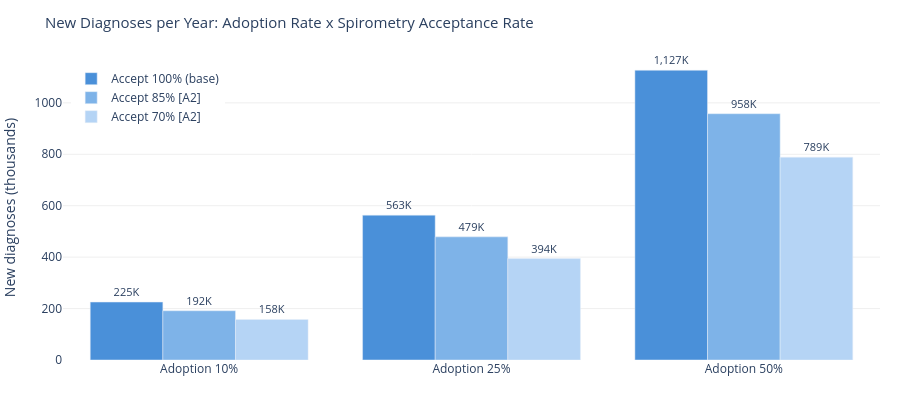

Source (notebook cell):
### Markdown cell above
---
### Section 3c: Sensitivity Analysis

Two parameters carry meaningful real-world uncertainty beyond the model itself:

- **GP adoption rate**: how widely the tool is deployed across primary care
- **Spirometry acceptance rate**: the fraction of flagged patients who actually attend their referral appointment

> **[A2]** No Spain-specific data on spirometry referral compliance is available in the project. The 70% and 85% scenarios are illustrative bounds. A 100% acceptance rate is the current model assumption and represents an upper bound.

Key insight: cost per confirmed diagnosis is invariant to acceptance rate, because TP and FP are reduced proportionally. What changes is total diagnostic yield and total programme cost.

### Code cell
acceptance_rates  = [1.00, 0.85, 0.70]
adoption_rates_sa = [0.10, 0.25, 0.50]
acc_labels = ['100% (base)', '85% [A2]', '70% [A2]']
adp_labels = ['Adoption 10%', 'Adoption 25%', 'Adoption 50%']

col_w = 18
hdr = f"{'Scenario':>{col_w}} | " + " | ".join(f"{l:>{col_w}}" for l in acc_labels)
sep = '-' * len(hdr)

# Grid: new diagnoses per year
print('New Diagnoses per Year')
print(hdr)
print(sep)
for label, ad_rate in zip(adp_labels, adoption_rates_sa):
    base_dx = screening_pop * ad_rate * eff_prev * sens
    cells   = [f"{base_dx * acc:>{col_w},.0f}" for acc in acceptance_rates]
    print(f"{label:>{col_w}} | " + " | ".join(cells))

print()

# Grid: total programme cost (EUR millions)
print('Total Programme Cost (EUR millions)')
print(hdr)
print(sep)
for label, ad_rate in zip(adp_labels, adoption_rates_sa):
    base_refs = screening_pop * ad_rate * (eff_prev * sens + (1 - eff_prev) * (1 - spec))
    cells = [f"EUR {base_refs * acc * p['spirometry_cost_eur'] / 1e6:>{col_w - 4},.1f}M" for acc in acceptance_rates]
    print(f"{label:>{col_w}} | " + " | ".join(cells))

print()
print(f'Cost per new diagnosis: EUR {nncr * p["spirometry_cost_eur"]:,.0f} (invariant to acceptance rate)')

# Grouped bar: new diagnoses by scenario
bar_colors = ['#4A90D9', '#7EB3E8', '#B5D4F5']
fig_sa = go.Figure()
for acc, lbl, col in zip(acceptance_rates, acc_labels, bar_colors):
    dx_vals = [screening_pop * ad * eff_prev * sens * acc / 1e3 for ad in adoption_rates_sa]
    fig_sa.add_trace(go.Bar(
        name=f'Accept {lbl}',
        x=adp_labels,
        y=dx_vals,
        marker_color=col,
        text=[f'{v:,.0f}K' for v in dx_vals],
        textposition='outside',
        textfont=dict(size=11),
    ))
fig_sa.update_layout(
    barmode='group',
    title=dict(text='New Diagnoses per Year: Adoption Rate x Spirometry Acceptance Rate', font=dict(size=15)),
    yaxis_title='New diagnoses (thousands)',
    height=420,
    margin=dict(l=10, r=20, t=55, b=60),
    plot_bgcolor='white', paper_bgcolor='white',
    legend=dict(x=0.01, y=0.97),
    xaxis=dict(tickfont=dict(size=12)),
)
fig_sa.update_yaxes(showgrid=True, gridcolor='#EFEFEF')
fig_sa.show()

### Figure 1 — Plotly figure (JSON) as saved in the notebook; plotly's stock layout.template omitted (floating-point values rounded to 4 significant figures)
{"data": [{"marker": {"color": "#4A90D9"}, "name": "Accept 100% (base)", "text": ["225K", "563K", "1,127K"], "textfont": {"size": 11}, "textposition": "outside", "type": "bar", "x": ["Adoption 10%", "Adoption 25%", "Adoption 50%"], "y": [225.4, 563.4, 1127.0]}, {"marker": {"color": "#7EB3E8"}, "name": "Accept 85% [A2]", "text": ["192K", "479K", "958K"], "textfont": {"size": 11}, "textposition": "outside", "type": "bar", "x": ["Adoption 10%", "Adoption 25%", "Adoption 50%"], "y": [191.6, 478.9, 957.8]}, {"marker": {"color": "#B5D4F5"}, "name": "Accept 70% [A2]", "text": ["158K", "394K", "789K"], "textfont": {"size": 11}, "textposition": "outside", "type": "bar", "x": ["Adoption 10%", "Adoption 25%", "Adoption 50%"], "y": [157.8, 394.4, 788.8]}], "layout": {"barmode": "group", "height": 420, "legend": {"x": 0.01, "y": 0.97}, "margin": {"b": 60, "l": 10, "r": 20, "t": 55}, "paper_bgcolor": "white", "plot_bgcolor": "white", "title": {"font": {"size": 15}, "text": "New Diagnoses per Year: Adoption Rate x Spirometry Acceptance Rate"}, "xaxis": {"tickfont": {"size": 12}}, "yaxis": {"gridcolor": "#EFEFEF", "showgrid": true, "title": {"text": "New diagnoses (thousands)"}}}}
